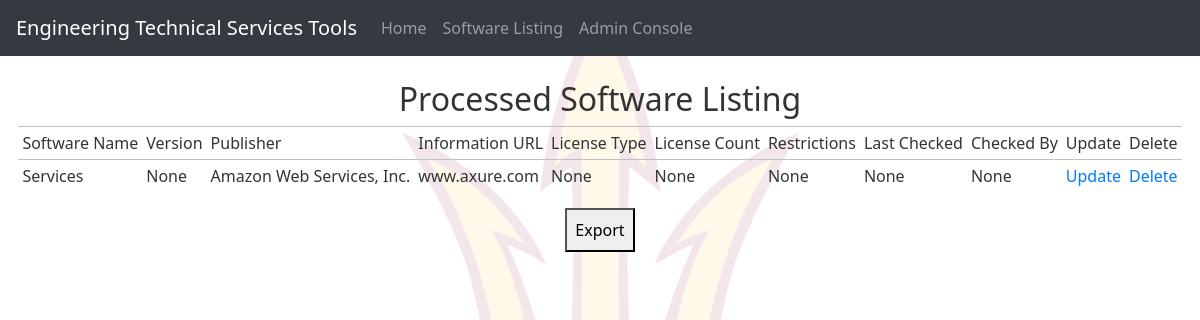
Page /software/ on the committed database.
### website/models.py (models this page shows, shortened)
class softwareIndex(models.Model):
    softwarename = models.CharField(max_length=30)
    version = models.CharField(max_length=20,blank=True, null=True)
    publishername = models.CharField(max_length=30,blank=True, null=True)
    informationurl = models.CharField(max_length=50,blank=True, null=True)
    flaggedrestrictions = models.TextField(blank=True, null=True)
    storeddocument = models.TextField(blank=True, null=True)
    checkdate = models.DateTimeField(blank=True, null=True)
    checkby = models.CharField(max_length=50,blank=True, null=True)
    licensetype = models.CharField(max_length=30,blank=True, null=True)
    licensecount = models.IntegerField(blank=True, null=True)

### website/views.py (the view)
# urls.py: path('software/',Software, name='Software'),
def Software(request):
        all_software = softwareIndex.objects.all()
        review_docs = processingData.objects.all()
        return render(request,"software.html",{'PendingReview':review_docs,'Softwares': all_software})

### templates/software.html (shortened to what this page needs)
{% extends 'index.html' %}
{% block body %}
<body>
    <div class="main-select">
        <h2>Processed Software Listing</h2>
        {% if Softwares %}
        <table>
            <tr class="table-head">
                <td>Software Name</td>
                <td>Version</td>
                <td>Publisher</td>
                <td>Information URL</td>
                <td>License Type</td>
                <td>License Count</td>
                <td>Restrictions</td>
                <td>Last Checked</td>
                <td>Checked By</td>
                <td>Update</td>
                <td>Delete</td>
            </tr>
            {% for software in Softwares %}
            <tr>
                <td>{{software.softwarename}}</td>
                <td>{{software.version}}</td>
                <td>{{software.publishername}}</td>
                <td>{{software.informationurl}}</td>
                <td>{{software.licensetype}}</td>
                <td>{{software.licensecount}}</td>
                <td>{{software.flaggedrestrictions}}</td>
                <td>{{software.checkdate}}</td>
                <td>{{software.checkby}}</td>
                <td><a href="">Update</a></td>
                <td><a href="">Delete</a></td>
            </tr>
            {% endfor %}
        </table>
        <button>Export</button>
        {% else %}
        <p>No software has been processed</p>
        {% endif %}
    </div>
</body>
{% endblock %}

### static/css/main.css (style rules this page uses)
html,body { margin: 0px; height: 100%; color: #333333; font-family: "Segoe UI Light","Segoe UI","Segoe",Tahoma,Helvetica,Arial,sans-serif; background-image: url('/static/img/pitchfork4.jpg'); background-repeat: no-repeat; background-position: center; background-size: 700px; }
.main-select { grid-area: main-select; text-align: center; }
button { padding: .5em; margin: 1em; }
table,tbody,tr,td,th { padding: .25em; margin: auto; text-align: left; border-collapse: collapse; border-top: 1px solid silver; }

### rows in the picture
softwareIndex: softwarename "Services", version "None", publishername "Amazon Web Services, Inc.", informationurl "www.axure.com", licensetype "None", licensecount "None", flaggedrestrictions "None", checkdate "None", checkby "None"
